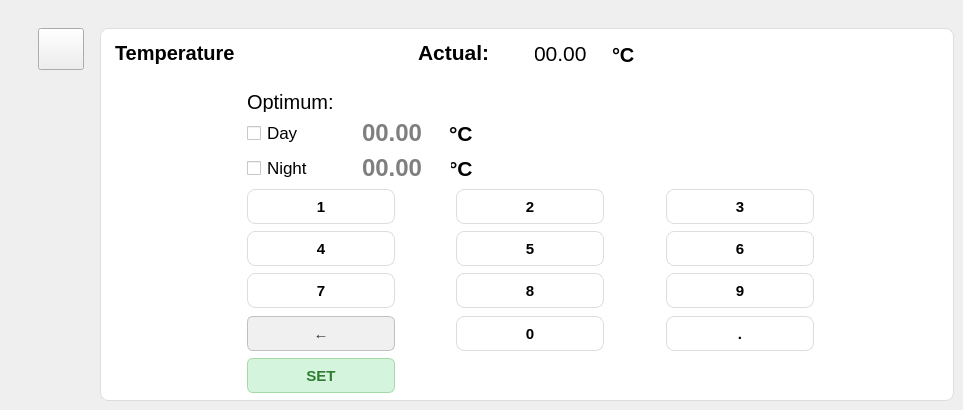
    <widget class="QWidget" name="tempPage">
     <widget class="QPushButton" name="goDashboardFromTemp">
      <property name="geometry">
       <rect>
        <x>38</x>
        <y>28</y>
        <width>46</width>
        <height>42</height>
       </rect>
      </property>
      <property name="font">
       <font>
        <pointsize>14</pointsize>
        <weight>75</weight>
        <bold>true</bold>
       </font>
      </property>
      <property name="text">
       <string/>
      </property>
      <property name="icon">
       <iconset>
        <normaloff>image-removebg-preview (2).png</normaloff>image-removebg-preview (2).png</iconset>
      </property>
      <property name="iconSize">
       <size>
        <width>31</width>
        <height>28</height>
       </size>
      </property>
     </widget>
     <widget class="QFrame" name="tempFrame">
      <property name="geometry">
       <rect>
        <x>100</x>
        <y>28</y>
        <width>854</width>
        <height>373</height>
       </rect>
      </property>
      <property name="styleSheet">
       <string notr="true">background-color: #ffffff;   /* Putih bersih */
    border: 1px solid #dddddd;  /* Border abu muda agar tidak terlalu kontras */
    border-radius: 8px;         /* Sudut agak membulat */
</string>
      </property>
      <property name="frameShape">
       <enum>QFrame::StyledPanel</enum>
      </property>
      <property name="frameShadow">
       <enum>QFrame::Raised</enum>
      </property>
      <widget class="QPushButton" name="setTemp">
       <property name="geometry">
        <rect>
         <x>147</x>
         <y>330</y>
         <width>148</width>
         <height>35</height>
        </rect>
       </property>
       <property name="font">
        <font>
         <pointsize>11</pointsize>
         <weight>75</weight>
         <bold>true</bold>
        </font>
       </property>
       <property name="styleSheet">
        <string notr="true">  background-color: #d4f4dd;      /* Hijau muda lembut */
    border: 1px solid #a3d9a5;      /* Border hijau natural */
    border-radius: 6px;             /* Sudut agak membulat */
    padding: 5px 12px;              /* Padding untuk kenyamanan klik */
    color: #2e7d32;                 /* Teks hijau gelap */
    font-weight: bold;</string>
       </property>
       <property name="text">
        <string>SET</string>
       </property>
      </widget>
      <widget class="QLabel" name="subActualTempVal">
       <property name="geometry">
        <rect>
         <x>434</x>
         <y>8</y>
         <width>78</width>
         <height>35</height>
        </rect>
       </property>
       <property name="font">
        <font>
         <pointsize>16</pointsize>
         <weight>50</weight>
         <bold>false</bold>
        </font>
       </property>
       <property name="styleSheet">
        <string notr="true">border: none;
</string>
       </property>
       <property name="text">
        <string>00.00</string>
       </property>
      </widget>
      <widget class="QCheckBox" name="tempNightOnOff">
       <property name="geometry">
        <rect>
         <x>147</x>
         <y>126</y>
         <width>91</width>
         <height>28</height>
        </rect>
       </property>
       <property name="font">
        <font>
         <pointsize>13</pointsize>
        </font>
       </property>
       <property name="styleSheet">
        <string notr="true">border: none;
</string>
       </property>
       <property name="text">
        <string>Night</string>
       </property>
      </widget>
      <widget class="QPushButton" name="buttonDelTemp">
       <property name="geometry">
        <rect>
         <x>147</x>
         <y>288</y>
         <width>148</width>
         <height>35</height>
        </rect>
       </property>
       <property name="font">
        <font>
         <pointsize>11</pointsize>
         <weight>75</weight>
         <bold>true</bold>
        </font>
       </property>
       <property name="styleSheet">
        <string notr="true">  background-color: #f0f0f0;       /* Abu-abu muda */
    border: 1px solid #c0c0c0;       /* Border abu yang sedikit lebih gelap */
    border-radius: 6px;
    padding: 5px 12px;
    color: #333333;                  /* Teks abu gelap */
    font-weight: bold;</string>
       </property>
       <property name="text">
        <string>←</string>
       </property>
      </widget>
      <widget class="QPushButton" name="buttonFiveTemp">
       <property name="geometry">
        <rect>
         <x>356</x>
         <y>203</y>
         <width>148</width>
         <height>35</height>
        </rect>
       </property>
       <property name="font">
        <font>
         <pointsize>11</pointsize>
         <weight>75</weight>
         <bold>true</bold>
        </font>
       </property>
       <property name="text">
        <string>5</string>
       </property>
      </widget>
      <widget class="QLineEdit" name="tempSetPointDay">
       <property name="geometry">
        <rect>
         <x>260</x>
         <y>91</y>
         <width>91</width>
         <height>28</height>
        </rect>
       </property>
       <property name="font">
        <font>
         <pointsize>18</pointsize>
         <weight>75</weight>
         <bold>true</bold>
        </font>
       </property>
       <property name="styleSheet">
        <string notr="true">border: none;
</string>
       </property>
       <property name="text">
        <string/>
       </property>
       <property name="placeholderText">
        <string>00.00</string>
       </property>
      </widget>
      <widget class="QLabel" name="subActualTempUnit">
       <property name="geometry">
        <rect>
         <x>512</x>
         <y>16</y>
         <width>39</width>
         <height>21</height>
        </rect>
       </property>
       <property name="font">
        <font>
         <pointsize>15</pointsize>
         <weight>75</weight>
         <bold>true</bold>
        </font>
       </property>
       <property name="styleSheet">
        <string notr="true">border: none;
</string>
       </property>
       <property name="text">
        <string>°C</string>
       </property>
      </widget>
      <widget class="QPushButton" name="buttonEightTemp">
       <property name="geometry">
        <rect>
         <x>356</x>
         <y>245</y>
         <width>148</width>
         <height>35</height>
        </rect>
       </property>
       <property name="font">
        <font>
         <pointsize>11</pointsize>
         <weight>75</weight>
         <bold>true</bold>
        </font>
       </property>
       <property name="text">
        <string>8</string>
       </property>
      </widget>
      <widget class="QPushButton" name="buttonCommaTemp">
       <property name="geometry">
        <rect>
         <x>566</x>
         <y>288</y>
         <width>148</width>
         <height>35</height>
        </rect>
       </property>
       <property name="font">
        <font>
         <pointsize>11</pointsize>
         <weight>75</weight>
         <bold>true</bold>
        </font>
       </property>
       <property name="text">
        <string>.</string>
       </property>
      </widget>
      <widget class="QPushButton" name="buttonThreeTemp">
       <property name="geometry">
        <rect>
         <x>566</x>
         <y>161</y>
         <width>148</width>
         <height>35</height>
        </rect>
       </property>
       <property name="font">
        <font>
         <pointsize>11</pointsize>
         <weight>75</weight>
         <bold>true</bold>
        </font>
       </property>
       <property name="text">
        <string>3</string>
       </property>
      </widget>
      <widget class="QLabel" name="optActualTempUnit_2">
       <property name="geometry">
        <rect>
         <x>349</x>
         <y>126</y>
         <width>39</width>
         <height>28</height>
        </rect>
       </property>
       <property name="font">
        <font>
         <pointsize>16</pointsize>
         <weight>75</weight>
         <bold>true</bold>
        </font>
       </property>
       <property name="styleSheet">
        <string notr="true">border: none;
</string>
       </property>
       <property name="text">
        <string>°C</string>
       </property>
      </widget>
      <widget class="QPushButton" name="buttonFourTemp">
       <property name="geometry">
        <rect>
         <x>147</x>
         <y>203</y>
         <width>148</width>
         <height>35</height>
        </rect>
       </property>
       <property name="font">
        <font>
         <pointsize>11</pointsize>
         <weight>75</weight>
         <bold>true</bold>
        </font>
       </property>
       <property name="text">
        <string>4</string>
       </property>
      </widget>
      <widget class="QLabel" name="optTempTitle">
       <property name="geometry">
        <rect>
         <x>147</x>
         <y>63</y>
         <width>109</width>
         <height>21</height>
        </rect>
       </property>
       <property name="font">
        <font>
         <pointsize>15</pointsize>
        </font>
       </property>
       <property name="styleSheet">
        <string notr="true">border: none;
</string>
       </property>
       <property name="text">
        <string>Optimum:</string>
       </property>
      </widget>
      <widget class="QPushButton" name="buttonSixTemp">
       <property name="geometry">
        <rect>
         <x>566</x>
         <y>203</y>
         <width>148</width>
         <height>35</height>
        </rect>
       </property>
       <property name="font">
        <font>
         <pointsize>11</pointsize>
         <weight>75</weight>
         <bold>true</bold>
        </font>
       </property>
       <property name="text">
        <string>6</string>
       </property>
      </widget>
      <widget class="QPushButton" name="buttonTwoTemp">
       <property name="geometry">
        <rect>
         <x>356</x>
         <y>161</y>
         <width>148</width>
         <height>35</height>
        </rect>
       </property>
       <property name="font">
        <font>
         <pointsize>11</pointsize>
         <weight>75</weight>
         <bold>true</bold>
        </font>
       </property>
       <property name="text">
        <string>2</string>
       </property>
      </widget>
      <widget class="QPushButton" name="buttonOneTemp">
       <property name="geometry">
        <rect>
         <x>147</x>
         <y>161</y>
         <width>148</width>
         <height>35</height>
        </rect>
       </property>
       <property name="font">
        <font>
         <pointsize>11</pointsize>
         <weight>75</weight>
         <bold>true</bold>
        </font>
       </property>
       <property name="text">
        <string>1</string>
       </property>
      </widget>
      <widget class="QLabel" name="subTempIcon">
       <property name="geometry">
        <rect>
         <x>190</x>
         <y>11</y>
         <width>31</width>
         <height>28</height>
        </rect>
       </property>
       <property name="styleSheet">
        <string notr="true">border: none;
</string>
       </property>
       <property name="text">
        <string/>
       </property>
       <property name="pixmap">
        <pixmap>celsius-temperature-rounded-icon-vector-6461308-removebg-preview (1) (1).png</pixmap>
       </property>
       <property name="scaledContents">
        <bool>true</bool>
       </property>
      </widget>
      <widget class="QLabel" name="label">
       <property name="geometry">
        <rect>
         <x>15</x>
         <y>7</y>
         <width>171</width>
         <height>35</height>
        </rect>
       </property>
       <property name="font">
        <font>
         <pointsize>15</pointsize>
         <weight>75</weight>
         <bold>true</bold>
        </font>
       </property>
       <property name="styleSheet">
        <string notr="true">border: none;
</string>
       </property>
       <property name="text">
        <string>Temperature</string>
       </property>
      </widget>
      <widget class="QLineEdit" name="tempSetPointNight">
       <property name="geometry">
        <rect>
         <x>260</x>
         <y>126</y>
         <width>91</width>
         <height>28</height>
        </rect>
       </property>
       <property name="font">
        <font>
         <pointsize>18</pointsize>
         <weight>75</weight>
         <bold>true</bold>
        </font>
       </property>
       <property name="styleSheet">
        <string notr="true">border: none;
</string>
       </property>
       <property name="text">
        <string/>
       </property>
       <property name="placeholderText">
        <string>00.00</string>
       </property>
      </widget>
      <widget class="QPushButton" name="buttonNineTemp">
       <property name="geometry">
        <rect>
         <x>566</x>
         <y>245</y>
         <width>148</width>
         <height>35</height>
        </rect>
       </property>
       <property name="font">
        <font>
         <pointsize>11</pointsize>
         <weight>75</weight>
         <bold>true</bold>
        </font>
       </property>
       <property name="text">
        <string>9</string>
       </property>
      </widget>
      <widget class="QCheckBox" name="tempDayOnOff">
       <property name="geometry">
        <rect>
         <x>147</x>
         <y>91</y>
         <width>81</width>
         <height>28</height>
        </rect>
       </property>
       <property name="font">
        <font>
         <pointsize>13</pointsize>
        </font>
       </property>
       <property name="styleSheet">
        <string notr="true">border: none;
</string>
       </property>
       <property name="text">
        <string>Day</string>
       </property>
      </widget>
      <widget class="QLabel" name="optActualTempUnit">
       <property name="geometry">
        <rect>
         <x>349</x>
         <y>91</y>
         <width>55</width>
         <height>28</height>
        </rect>
       </property>
       <property name="font">
        <font>
         <pointsize>16</pointsize>
         <weight>75</weight>
         <bold>true</bold>
        </font>
       </property>
       <property name="styleSheet">
        <string notr="true">border: none;
</string>
       </property>
       <property name="text">
        <string>°C</string>
       </property>
      </widget>
      <widget class="QLabel" name="actualTempTitle">
       <property name="geometry">
        <rect>
         <x>318</x>
         <y>7</y>
         <width>117</width>
         <height>35</height>
        </rect>
       </property>
       <property name="font">
        <font>
         <pointsize>16</pointsize>
         <weight>75</weight>
         <bold>true</bold>
        </font>
       </property>
       <property name="styleSheet">
        <string notr="true">border: none;
</string>
       </property>
       <property name="text">
        <string>Actual:</string>
       </property>
      </widget>
      <widget class="QPushButton" name="buttonSevenTemp">
       <property name="geometry">
        <rect>
         <x>147</x>
         <y>245</y>
         <width>148</width>
         <height>35</height>
        </rect>
       </property>
       <property name="font">
        <font>
         <pointsize>11</pointsize>
         <weight>75</weight>
         <bold>true</bold>
        </font>
       </property>
       <property name="text">
        <string>7</string>
       </property>
      </widget>
      <widget class="QPushButton" name="buttonZeroTemp">
       <property name="geometry">
        <rect>
         <x>356</x>
         <y>288</y>
         <width>148</width>
         <height>35</height>
        </rect>
       </property>
       <property name="font">
        <font>
         <pointsize>11</pointsize>
         <weight>75</weight>
         <bold>true</bold>
        </font>
       </property>
       <property name="text">
        <string>0</string>
       </property>
      </widget>
     </widget>
     <zorder>tempFrame</zorder>
     <zorder>goDashboardFromTemp</zorder>
    </widget>
